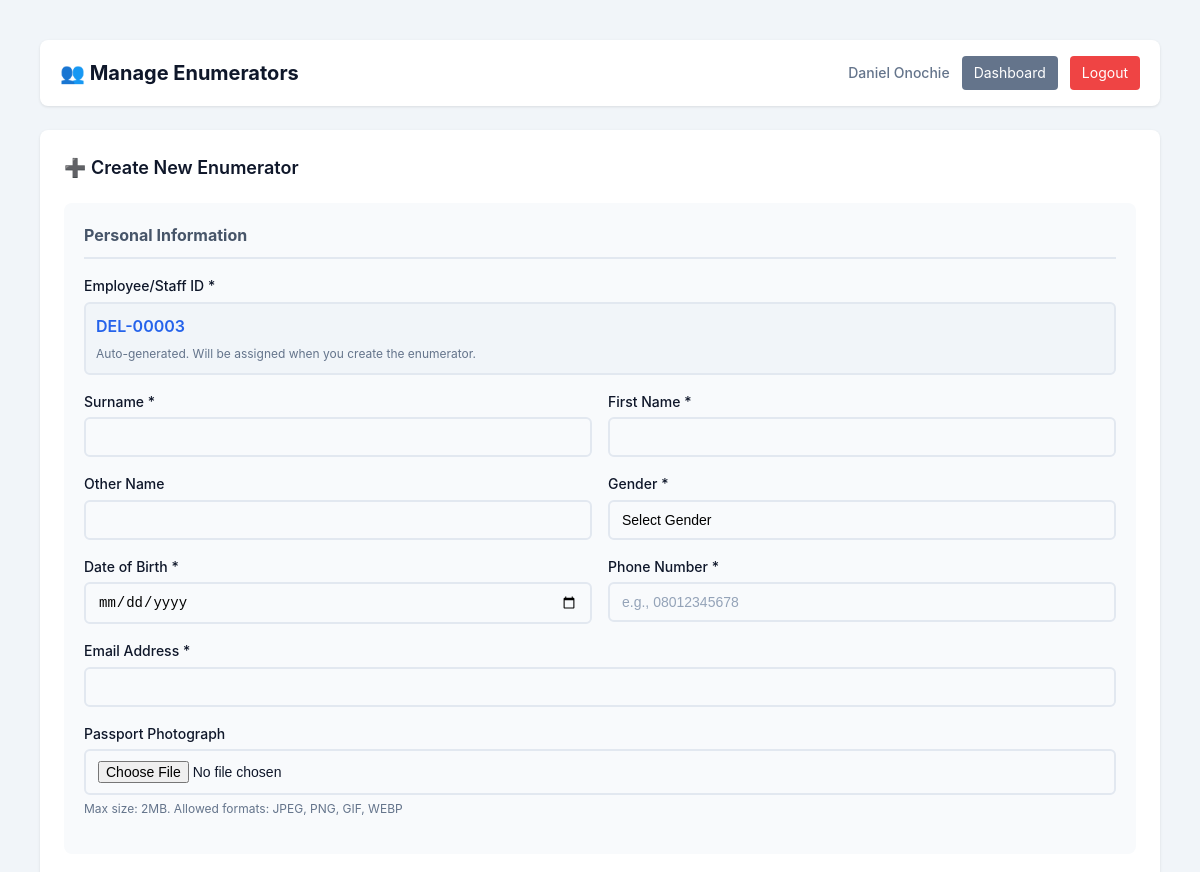
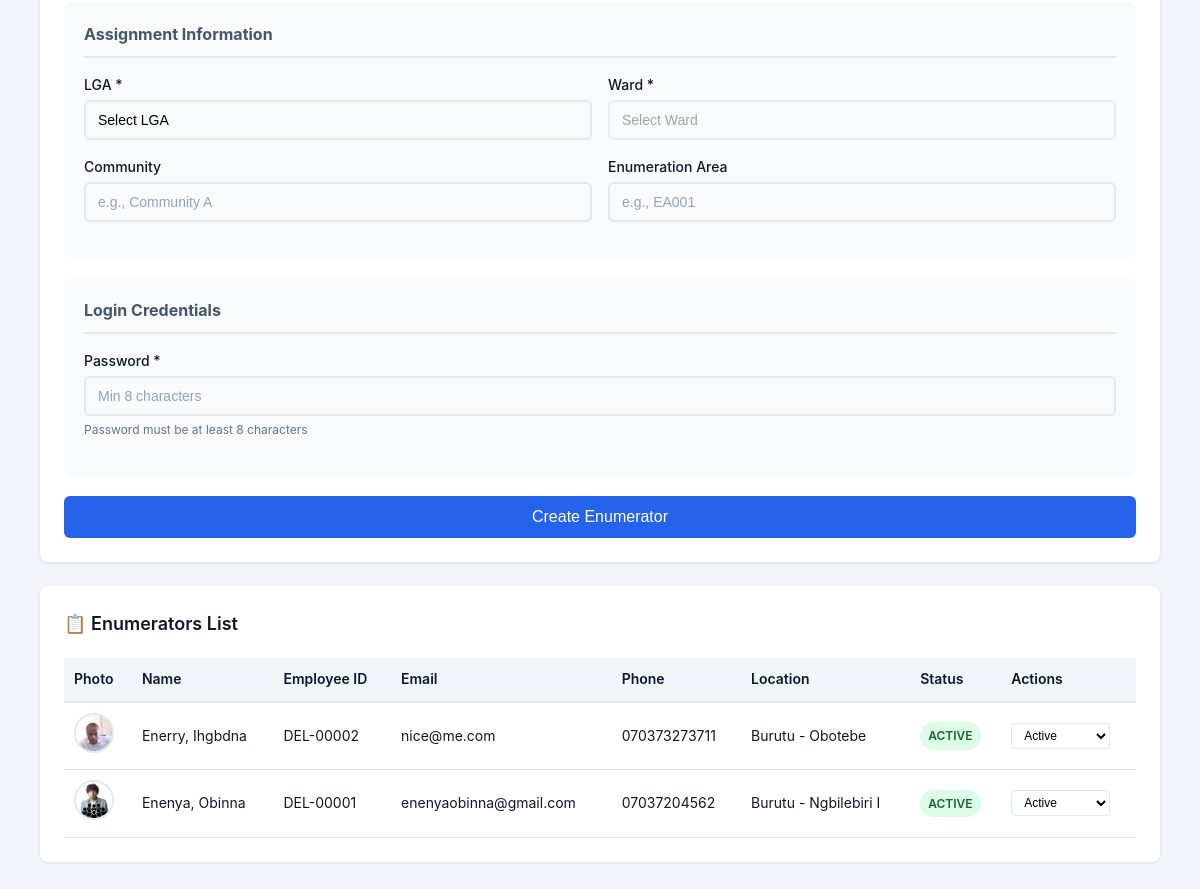
The page /delta-census/admin_users.php (signed in) on the database its author committed (2 pictures, top to bottom).
### tables this page shows
CREATE TABLE `users` (
  `id` int(11) NOT NULL,
  `username` varchar(50) NOT NULL,
  `employee_id` varchar(50) NOT NULL,
  `surname` varchar(50) NOT NULL,
  `first_name` varchar(50) NOT NULL,
  `other_name` varchar(50) DEFAULT NULL,
  `gender` enum('Male','Female') NOT NULL,
  `date_of_birth` date NOT NULL,
  `phone` varchar(20) NOT NULL,
  `email` varchar(100) NOT NULL,
  `passport_photo` varchar(255) DEFAULT NULL,
  `password_hash` varchar(255) NOT NULL,
  `role` enum('admin','enumerator') DEFAULT 'enumerator',
  `status` enum('active','inactive','suspended') DEFAULT 'active',
  `created_at` timestamp NOT NULL DEFAULT current_timestamp(),
  `last_login` timestamp NULL DEFAULT NULL,
  `created_by` int(11) DEFAULT NULL,
  `reset_token` varchar(255) DEFAULT NULL,
  `reset_token_expiry` datetime DEFAULT NULL
);

CREATE TABLE `user_locations` (
  `id` int(11) NOT NULL,
  `user_id` int(11) NOT NULL,
  `lga` varchar(100) NOT NULL,
  `ward` varchar(100) NOT NULL,
  `community` varchar(100) DEFAULT NULL,
  `enumeration_area` varchar(50) DEFAULT NULL,
  `assigned_at` timestamp NOT NULL DEFAULT current_timestamp(),
  `assigned_by` int(11) NOT NULL
);

### delta-census/admin_users.php (the view, shortened to what this page needs)
<?php
global $pdo;
$stmt = $pdo->query("
    SELECT u.*,
           ul.lga, ul.ward, ul.community, ul.enumeration_area,
           creator.username as created_by_name,
           u.employee_id
    FROM users u
    LEFT JOIN user_locations ul ON u.id = ul.user_id
    LEFT JOIN users creator ON u.created_by = creator.id
    WHERE u.role = 'enumerator'
    ORDER BY u.created_at DESC
");
$enumerators = $stmt->fetchAll();
function generateEmployeeId($pdo) {
    $stmt = $pdo->query("SELECT employee_id FROM users WHERE employee_id LIKE 'DEL%' ORDER BY id DESC LIMIT 1");
    $lastId = $stmt->fetch();
    if ($lastId) {
        $num = intval(substr($lastId['employee_id'], 4));
        $newNum = $num + 1;
    } else {
        $newNum = 1;
    }
    return 'DEL-' . str_pad($newNum, 5, '0', STR_PAD_LEFT);
}
?>
<!DOCTYPE html>
<html lang="en">
<head>
    <link rel="stylesheet" href="css/style.css">
</head>
<body>
    <div class="app-container">
        <nav class="mobile-nav">
            <div class="nav-header">
                <h2>👥 Manage Enumerators</h2>
                <div class="user-menu">
                    <span class="user-name" style="font-weight: 500;"><?php echo htmlspecialchars($_SESSION['full_name'] ?? 'Admin'); ?></span>
                    <a href="admin_dashboard.php" class="btn-sm btn-secondary">Dashboard</a>
                    <a href="logout.php" class="btn-sm btn-danger">Logout</a>
                </div>
            </div>
        </nav>
        <main class="main-content">
            <div class="dashboard-card">
                <h3 style="margin-bottom: 20px;">➕ Create New Enumerator</h3>
                <form method="POST" action="" class="user-form" enctype="multipart/form-data" id="enumeratorForm">
                    <div class="form-section">
                        <h4 style="margin-bottom: 16px; color: #475569; font-size: 16px; border-bottom: 2px solid #e2e8f0; padding-bottom: 8px;">Personal Information</h4>
                        <div class="form-group">
                            <label>Employee/Staff ID *</label>
                            <div class="employee-id-display">
                                <?php
                                $previewId = generateEmployeeId($pdo);
                                echo htmlspecialchars($previewId);
                                ?>
                                <small style="display: block; font-weight: normal; color: #64748b; font-size: 12px; margin-top: 4px;">
                                    Auto-generated. Will be assigned when you create the enumerator.
                                </small>
                            </div>
                        </div>
                        <div class="form-row">
                            <div class="form-group">
                                <label for="surname">Surname *</label>
                                <input type="text" id="surname" name="surname" required>
                            </div>
                            <div class="form-group">
                                <label for="first_name">First Name *</label>
                                <input type="text" id="first_name" name="first_name" required>
                            </div>
                        </div>
                        <div class="form-row">
                            <div class="form-group">
                                <label for="other_name">Other Name</label>
                                <input type="text" id="other_name" name="other_name">
                            </div>
                            <div class="form-group">
                                <label for="gender">Gender *</label>
                                <select id="gender" name="gender" required>
                                    <option value="">Select Gender</option>
                                </select>
                            </div>
                        </div>
                        <div class="form-row">
                            <div class="form-group">
                                <label for="date_of_birth">Date of Birth *</label>
                                <input type="date" id="date_of_birth" name="date_of_birth" required>
                            </div>
                            <div class="form-group">
                                <label for="phone">Phone Number *</label>
                                <input type="tel" id="phone" name="phone" required placeholder="e.g., 08012345678">
                            </div>
                        </div>
                        <div class="form-group">
                            <label for="email">Email Address *</label>
                            <input type="email" id="email" name="email" required>
                        </div>
                        <div class="form-group">
                            <label for="passport_photo">Passport Photograph</label>
                            <input type="file" id="passport_photo" name="passport_photo" accept="image/*" onchange="previewPhoto(this)">
                            <small style="display: block; color: #64748b; font-size: 12px; margin-top: 4px;">
                                Max size: 2MB. Allowed formats: JPEG, PNG, GIF, WEBP
                            </small>
                        </div>
                    </div>
                    <div class="form-section">
                        <h4 style="margin-bottom: 16px; color: #475569; font-size: 16px; border-bottom: 2px solid #e2e8f0; padding-bottom: 8px;">Assignment Information</h4>
                        <div class="form-row">
                            <div class="form-group">
                                <label for="lga">LGA *</label>
                                <select id="lga" name="lga" required>
                                    <option value="">Select LGA</option>
                                </select>
                            </div>
                            <div class="form-group">
                                <label for="ward">Ward *</label>
                                <select id="ward" name="ward" required>
                                    <option value="">Select Ward</option>
                                </select>
                            </div>
                        </div>
                        <div class="form-row">
                            <div class="form-group">
                                <label for="community">Community</label>
                                <input type="text" id="community" name="community" placeholder="e.g., Community A">
                            </div>
                            <div class="form-group">
                                <label for="enumeration_area">Enumeration Area</label>
                                <input type="text" id="enumeration_area" name="enumeration_area" placeholder="e.g., EA001">
                            </div>
                        </div>
                    </div>
                    <div class="form-section">
                        <h4 style="margin-bottom: 16px; color: #475569; font-size: 16px; border-bottom: 2px solid #e2e8f0; padding-bottom: 8px;">Login Credentials</h4>
                        <div class="form-group">
                            <label for="password">Password *</label>
                            <input type="password" id="password" name="password" required minlength="8" placeholder="Min 8 characters">
                            <small style="display: block; color: #64748b; font-size: 12px; margin-top: 4px;">Password must be at least 8 characters</small>
                        </div>
                    </div>
                    <button type="submit" class="btn-primary">Create Enumerator</button>
                </form>
            </div>
            <div class="dashboard-card">
                <h3 style="margin-bottom: 20px;">📋 Enumerators List</h3>
                <div class="table-responsive">
                    <table class="user-table">
                        <thead>
                            <tr>
                                <th>Photo</th>
                                <th>Name</th>
                                <th>Employee ID</th>
                                <th>Email</th>
                                <th>Phone</th>
                                <th>Location</th>
                                <th>Status</th>
                                <th>Actions</th>
                            </tr>
                        </thead>
                        <tbody>
                            <?php if (count($enumerators) > 0): ?>
                                <?php foreach ($enumerators as $enumerator): ?>
                                <tr>
                                    <td>
                                        <?php if ($enumerator['passport_photo']): ?>
                                            <img src="<?php echo htmlspecialchars($enumerator['passport_photo']); ?>" alt="Photo" class="avatar-sm" style="width: 40px; height: 40px; border-radius: 50%; object-fit: cover;">
                                        <?php else: ?>
                                            <div class="avatar-placeholder">
                                                <?php echo strtoupper(substr($enumerator['first_name'], 0, 1)); ?>
                                            </div>
                                        <?php endif; ?>
                                    </td>
                                    <td>
                                        <?php
                                        echo htmlspecialchars($enumerator['surname'] . ', ' . $enumerator['first_name']);
                                        ?>
                                    </td>
                                    <td><?php echo htmlspecialchars($enumerator['employee_id']); ?></td>
                                    <td><?php echo htmlspecialchars($enumerator['email']); ?></td>
                                    <td><?php echo htmlspecialchars($enumerator['phone']); ?></td>
                                    <td>
                                        <?php
                                        echo htmlspecialchars($enumerator['lga'] . ' - ' . $enumerator['ward']);
                                        ?>
                                    </td>
                                    <td>
                                        <span class="badge badge-<?php echo $enumerator['status']; ?>">
                                            <?php echo ucfirst($enumerator['status']); ?>
                                        </span>
                                    </td>
                                    <td>
                                        <form method="POST" style="display: inline;">
                                            <select name="status" onchange="this.form.submit()" class="status-select" style="padding: 4px 8px; border-radius: 4px; border: 1px solid #e2e8f0; font-size: 12px;">
                                                <option value="active" <?php echo $enumerator['status'] === 'active' ? 'selected' : ''; ?>>Active</option>
                                            </select>
                                        </form>
                                    </td>
                                </tr>
                                <?php endforeach; ?>
                            <?php endif; ?>
                        </tbody>
                    </table>
                </div>
            </div>
        </main>
    </div>
</body>
</html>

### delta-census/css/style.css (style rules this page uses)
* { margin: 0; padding: 0; box-sizing: border-box; }
:root { --primary: #2563eb; --primary-dark: #1d4ed8; --secondary: #64748b; --success: #22c55e; --danger: #ef4444; --warning: #f59e0b; --background: #f1f5f9; --card: #ffffff; --text: #0f172a; --text-secondary: #64748b; --shadow: 0 4px 6px -1px rgba(0, 0, 0, 0.1), 0 2px 4px -1px rgba(0, 0, 0, 0.06); --radius: 12px; --transition: all 0.3s ease; --chart-blue: #2563eb; --chart-green: #22c55e; --chart-red: #ef4444; --chart-yellow: #f59e0b; --chart-purple: #8b5cf6; --chart-pink: #ec4899; --chart-indigo: #6366f1; --chart-cyan: #06b6d4; --chart-orange: #f97316; --chart-teal: #14b8a6; }
body { font-family: -apple-system, BlinkMacSystemFont, 'Segoe UI', Roboto, 'Helvetica Neue', Arial, sans-serif; background: var(--background); color: var(--text); line-height: 1.6; min-height: 100vh; padding: 20px; }
.form-group { margin-bottom: 20px; }
.form-group label { display: block; font-size: 14px; font-weight: 500; margin-bottom: 6px; color: var(--text); }
.form-group input, .form-group select { width: 100%; padding: 12px 16px; border: 2px solid #e2e8f0; border-radius: 8px; font-size: 16px; transition: var(--transition); background: #f8fafc; -webkit-appearance: none; appearance: none; }
.form-group input::placeholder { color: #94a3b8; }
.btn-primary { background: var(--primary); color: white; }
.btn-secondary { background: var(--secondary); color: white; }
.btn-danger { background: var(--danger); color: white; }
.btn-sm { padding: 6px 12px; font-size: 14px; }
.app-container { max-width: 1200px; margin: 0 auto; }
.mobile-nav { background: var(--card); border-radius: var(--radius); padding: 16px 20px; margin-bottom: 24px; box-shadow: var(--shadow); }
.nav-header { display: flex; justify-content: space-between; align-items: center; flex-wrap: wrap; gap: 12px; }
.nav-header h2 { font-size: 20px; font-weight: 700; }
.user-menu { display: flex; align-items: center; gap: 12px; }
.user-name { font-size: 14px; font-weight: 500; color: var(--text-secondary); }
.dashboard-card { background: var(--card); border-radius: var(--radius); box-shadow: var(--shadow); padding: 20px; }
.dashboard-card h3 { font-size: 18px; font-weight: 600; margin-bottom: 16px; }
.table-responsive { overflow-x: auto; -webkit-overflow-scrolling: touch; }
.user-table { width: 100%; border-collapse: collapse; font-size: 14px; }
.user-table th { background: #f8fafc; padding: 12px; text-align: left; font-weight: 600; border-bottom: 2px solid #e2e8f0; }
.user-table td { padding: 12px; border-bottom: 1px solid #e2e8f0; }
.badge { display: inline-block; padding: 4px 8px; border-radius: 9999px; font-size: 12px; font-weight: 600; text-transform: uppercase; }
.badge-active { background: #dcfce7; color: #166534; }
.user-form { max-width: 100%; }
.form-section { margin-bottom: 24px; padding: 16px; background: #f8fafc; border-radius: 8px; }
.form-section h4 { margin-bottom: 16px; color: var(--text-secondary); font-size: 16px; }
.form-row { display: grid; grid-template-columns: 1fr 1fr; gap: 16px; }
.avatar-sm { width: 40px; height: 40px; border-radius: 50%; object-fit: cover; border: 2px solid #e2e8f0; }
.employee-id-display { background: #f1f5f9; padding: 10px 15px; border-radius: 6px; font-weight: 600; color: #2563eb; font-size: 18px; border: 2px solid #e2e8f0; }
.employee-id-display small { display: block; font-weight: normal; color: #64748b; font-size: 12px; margin-top: 4px; }
.status-select { padding: 4px 8px; border-radius: 4px; border: 1px solid #e2e8f0; font-size: 12px; background: white; cursor: pointer; }

### rows shown on the page
users: employee "DEL-00003"
user_locations: user.passport_photo (picture), user.first_name "Enerry, Ihgbdna", user.employee_id "DEL-00002", user.email "nice@me.com", user.phone "070373273711", lga+ward "Burutu - Obotebe", user.status "ACTIVE"
user_locations: user.passport_photo (picture), user.first_name "Enenya, Obinna", user.employee_id "DEL-00001", user.email "enenyaobinna@gmail.com", user.phone "07037204562", lga+ward "Burutu - Ngbilebiri I", user.status "ACTIVE"

### other values the page prints
$_SESSION['full_name'] "Daniel Onochie"
